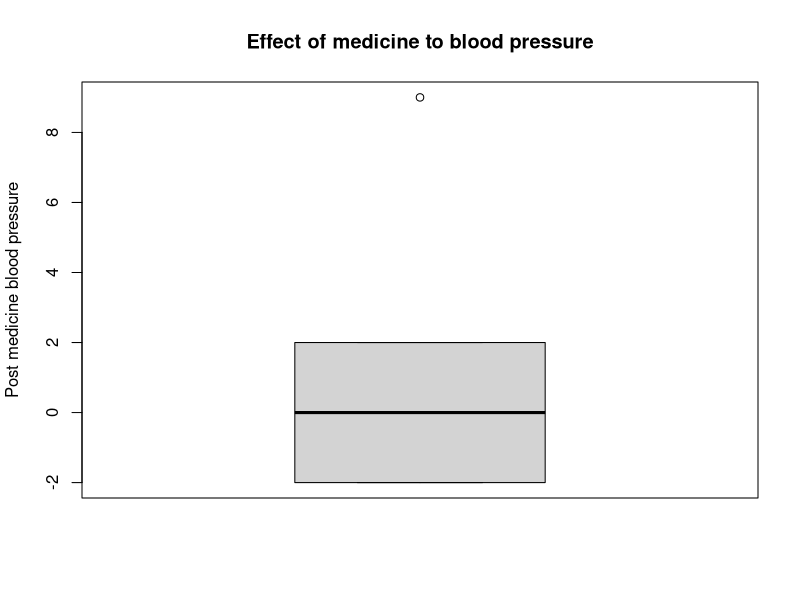

Write R code to recreate this figure.
#################################   t = (mean of after - before) / (sd of after - before / sqrt(number of sample))
#                               #
#       Paired T Test           #
#                             ` #
#################################

# Use this method when we have dependent observation, like data of before and after

# Example: Medicine is consume by patients. 5 sample of blood pressure of patients
#          taken before and after consuming medicine. Does medicine affect blood presure changes?
#          before: 120, 122, 143, 100, 109
#          after: 122, 120, 141, 109, 109

# H0: Medicine does not affect blood pressure
# H1: Medicine does affect blood pressure

blood_pressure_before <- c(120, 122, 143, 100, 109)
blood_pressure_after <- c(122, 120, 141, 109, 109)
blood_pressure_diff <- blood_pressure_after - blood_pressure_before

###########################################
#  Solution 1: Using standard calculation #
###########################################
t_value <- mean(blood_pressure_diff) / (sd(blood_pressure_diff) / sqrt(5)) # 0.69
t_critical <- abs(qt(0.025, 4)) # 2.8

# Since t value is inside of t critical, then we fail to reject H0.


###########################################
#  Solution 2: Using built in library     #
###########################################
t.test(x = blood_pressure_before, y = blood_pressure_after, paired = T)

boxplot(blood_pressure_diff, main = "Effect of medicine to blood pressure", ylab = "Post medicine blood pressure")

# Conclusion: From code above, we find that p value is 0.53, which is more than 5%
#             so we accept H0, means that the medicine does not affect blood pressure